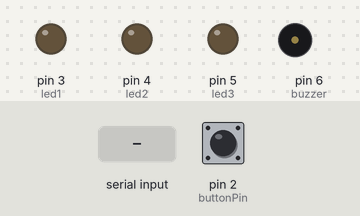
Bench run of a sketch on a simulated Arduino Uno, built with avr-gcc and run on an emulated ATmega328P. Shown: output pins drawn as LEDs (lit = HIGH), buzzer (waves = sounding). The test bench sets the inputs (shaded band); at power-on: pin 2 (buttonPin) HIGH.

Above: at 1.2 s.
1.3 s: "1" received over Serial
At 2.2 s:
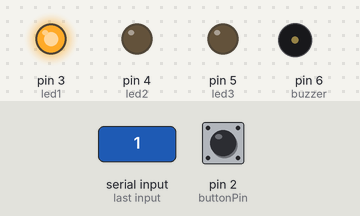
2.8 s: "2" received over Serial
At 3.3 s:
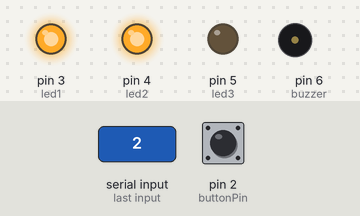
4.3 s: "3" received over Serial
At 5.5 s:
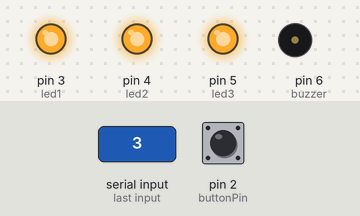
5.8 s: "B" received over Serial
At 5.95 s:
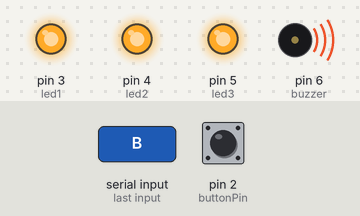
Timing chart, 0 to 8.8 s (numbered marks = the images above; inputs shaded):
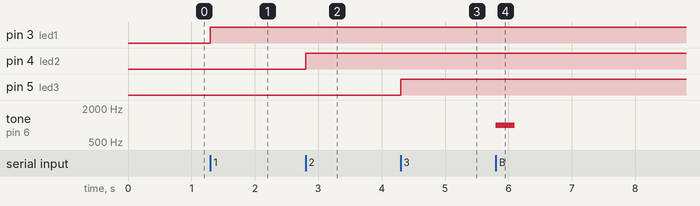

The sketch:

2463final.ino
```cpp
//megan white
//final project

const int buttonPin = 2; //the input button
const int led1 = 3; //small streak
const int led2 = 4; // medium streak
const int led3 = 5; //large streak
const int buzzer = 6; //buzzer output

int buttonState = 0;
int lastButtonState = 0;
unsigned long lastDebounceTime = 0;
const unsigned long debounceDelay = 50;

void setup() {
  pinMode(buttonPin, INPUT_PULLUP);
  pinMode(led1, OUTPUT);
  pinMode(led2, OUTPUT);
  pinMode(led3, OUTPUT);
  pinMode(buzzer, OUTPUT);
  Serial.begin(9600);
}

void loop() {
  int reading = digitalRead(buttonPin);

  if (reading != lastButtonState) {
    lastDebounceTime = millis();
  }

  if ((millis()- lastDebounceTime) > debounceDelay) {
    if (reading != buttonState) {
      buttonState = reading;

      if (buttonState == LOW) {
        Serial.println("HIT");
      }
    }
  }
  lastButtonState = reading;

  if (Serial.available()) {
    char command = Serial.read();

    if (command == '1') {
      digitalWrite(led1, HIGH);
      digitalWrite(led2, LOW);
      digitalWrite(led3, LOW);
    } else if (command == '2') {
      digitalWrite(led1, HIGH);
      digitalWrite(led2, HIGH);
      digitalWrite(led3, LOW);
    } else if (command == '3') {
      digitalWrite(led1, HIGH);
      digitalWrite(led2, HIGH);
      digitalWrite(led3, HIGH);
    } else if (command == '0') {
      digitalWrite(led1, LOW);
      digitalWrite(led2, LOW);
      digitalWrite(led3, LOW);
    } else if (command == 'B') {
      tone(buzzer, 1000, 300);
    }
  }
}
```

Measured:
- after the input at 1.3 s, pin 3 (led1): LOW → HIGH at once
- after the input at 2.8 s, pin 4 (led2): LOW → HIGH at once
- after the input at 4.3 s, pin 5 (led3): LOW → HIGH at once
- after the input at 5.8 s, tone on pin 6 (buzzer): silent → 1000 Hz at once, → silent 0.30 s later
